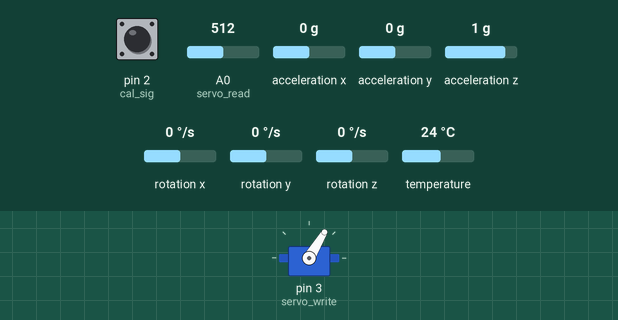
A sketch run on a simulated Arduino Uno, built with avr-gcc and run on an emulated ATmega328P. Shown: servo. The test bench sets the inputs (shaded band); at power-on: A0 (servo_read) = 512, pin 2 (cal_sig) HIGH, acceleration x 0 g, acceleration y 0 g, acceleration z 1 g, rotation x 0 °/s, rotation y 0 °/s, rotation z 0 °/s, temperature 24 °C. Storage starts empty; what the sketch prints to the serial monitor is not drawn.

Above: at 1.2 s.
1.3 s: A0 (servo_read) set to 716
3.2 s: A0 (servo_read) set to 30
At 4.23 s:
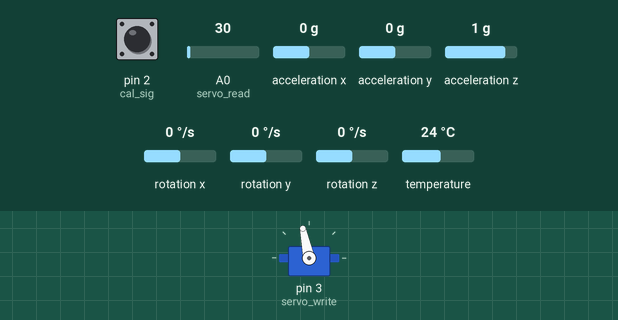
6.2 s: A0 (servo_read) set to 306
At 9.1 s:
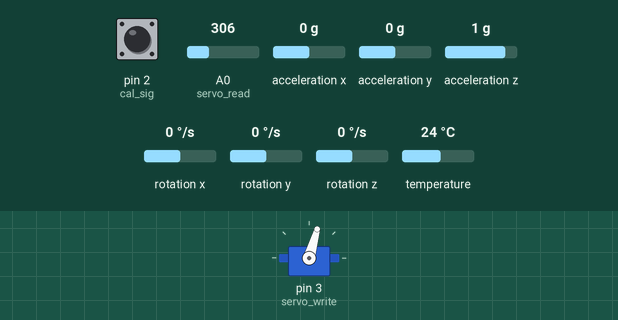
9.2 s: pin 2 (cal_sig) pulled LOW for 1 s
At 12.55 s:
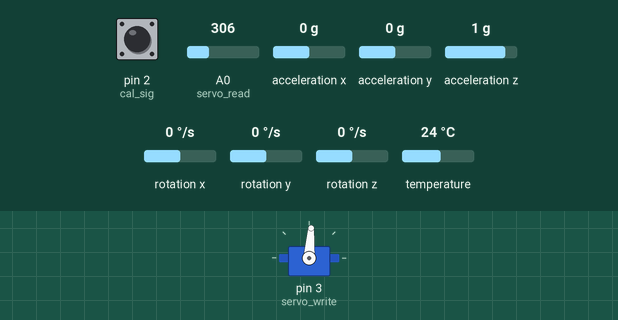
Timing chart, 0 to 13.2 s (numbered marks = the images above; inputs shaded):
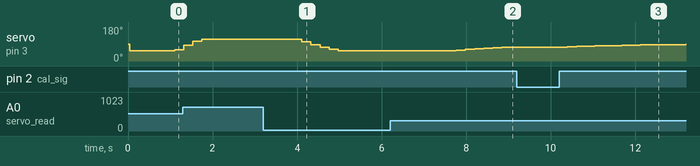

The sketch:

system_estimation.ino
```cpp
#include <SPI.h>
#include <SD.h>
#include <Servo.h>
#include <Adafruit_MPU6050.h>
#include <Adafruit_Sensor.h>
#include <Wire.h>
#include <math.h>

// Pin numbers
#define chip_select 10
#define servo_read 0
#define servo_write 3
#define cal_sig 2

// filter weights and other constants
#define setpoint2angle 1.0 / 180
#define LPF_a 0.85
#define LPF_b 1-LPF_a
#define ROLL_CENT 85
#define MAX_ROLL 30

//************************ global variabls *********************************
Servo servo;
File log_file;
Adafruit_MPU6050 mpu;
int cal_val = 0;
String file = "Log.csv";

// variabls for filter memory
double prev_y = 0;

//************************* function prototypes *****************************
void makeCal(void);
void logData(double setpoint, int roll_ctrl, double plane_angle, double other);
double getPlaneAngle(void);
double LPF(int setpoint);
int saturation(int);


void setup() {
  Serial.begin(115200);
  servo.attach(servo_write);
  SD.begin(chip_select);
  mpu.begin();
  mpu.setAccelerometerRange(MPU6050_RANGE_4_G);
  mpu.setFilterBandwidth(MPU6050_BAND_44_HZ);
  pinMode(cal_sig, INPUT);
  digitalWrite(cal_sig, HIGH);
  int cnt = 0;
  file = "Log_" + String(cnt) + ".csv";
  while(SD.exists(file))
  {
    cnt++;
    file = "Log_" + String(cnt) + ".csv";
  }
}

void loop() {
  // read input
  double setpoint = analogRead(servo_read);
  int calibrate = digitalRead(cal_sig);

  if (!calibrate)
  {
    makeCal();
  }
  else
  {
    // Control block
    int roll_ctrl = ROLL_CENT;
    double plane_angle = getPlaneAngle();
    double desired_angle = setpoint * setpoint2angle;
    int ufiltered = (setpoint-137)*(160.0/328.0) + 10;
    roll_ctrl = LPF(setpoint);
    int other = roll_ctrl;
    roll_ctrl = (roll_ctrl-137)*(160.0/328.0) + 10;
  String send = String(plane_angle);
  Serial.println(send);

    // write servo
    servo.write(saturation(roll_ctrl));

    // house keeping
    logData(ufiltered, roll_ctrl, plane_angle, other);

    delay(200);
  }
}


//**************************SUBROUTINES********************************

void makeCal(void)
{
  cal_val = 0;
  double temp = 0;
  int itter = 25;
  int delta = 20; // miliseconds
  for(int i = 0; i < itter; i++)
  {
    temp += getPlaneAngle();
    delay(delta);
  }
  cal_val = temp / itter;
}

void logData(double setpoint, int roll_ctrl, double plane_angle, double other)
{
  String data_string = String(setpoint)+",";
  data_string += String(roll_ctrl)+",";
  data_string += String(plane_angle)+",";
  data_string += String(other)+",";
  log_file = SD.open(file, FILE_WRITE);
  log_file.println(data_string);
  log_file.close();
  //Serial.println(data_string);
}

double getPlaneAngle(void)
{
  sensors_event_t a, g, temp;
  mpu.getEvent(&a, &g, &temp);
  double angle = atan2(a.acceleration.y, a.acceleration.z);
  return angle * 180.0 / PI - cal_val;
}


double LPF(int setpoint)
{
  double y = 0.1 * setpoint + 0.9 * prev_y;
  prev_y = y;
  return y;
}

int saturation(int in)
{
  int out = in;
  if(in < ROLL_CENT-MAX_ROLL)
  {
    out = ROLL_CENT-MAX_ROLL;
  }
  else if(in > ROLL_CENT+MAX_ROLL)
  {
    out = ROLL_CENT+MAX_ROLL;
  }
  return out;
}
```

Measured:
- after the input at 3.2 s, servo on pin 3 (servo_write): moves from 115° to 55° over 0.86 s, starting after 0.91 s
- after the input at 6.2 s, servo on pin 3 (servo_write): moves from 55° to 74° over 1.3 s, starting after 1.6 s
